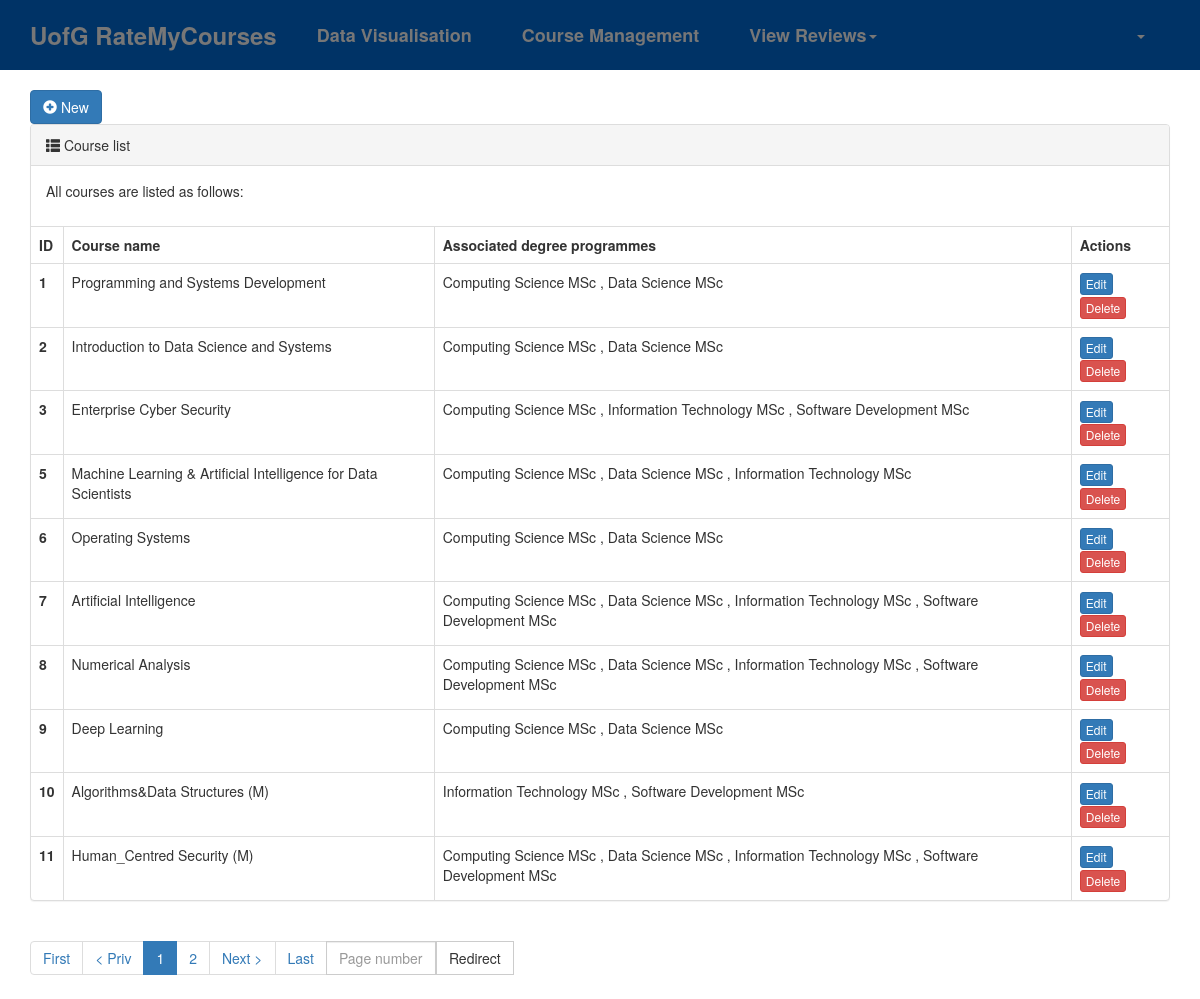
Page /course-management/ (signed in) on the committed database.
### rmc/models.py (models this page shows, shortened)
class Course(models.Model):
    name = models.CharField(verbose_name="Name", max_length=64)
    associated_degree_programmes = models.ManyToManyField(to="DegreeProgramme", related_name="degree_programme_courses")

class DegreeProgramme(models.Model):
    name = models.CharField(verbose_name="Degree programme name", max_length=32, unique=True)
    level_choices = (
        (1, "Undergraduate"),
        (2, "Postgraduate"),
    )
    level = models.SmallIntegerField(verbose_name="Level", choices=level_choices)

### rmc/views/staff.py (the view)
# urls.py: path("course-management/", staff.course_management),
def course_management(request):
    courses = models.Course.objects.prefetch_related("associated_degree_programmes").all()
    pagination_object = Pagination(request, courses)
    contents = {
        "queryset": pagination_object.queryset_page,
        "tpl_pagination_navbar": pagination_object.tpl(),
    }
    return render(request, "course-management.html", contents)

### rmc/templates/course-management.html
{% extends "layout.html" %}
{% block content %}
    <div class="container">
        <div class="new-btn-area">
            <a class="btn btn-primary" href="/course-add/">
                <span class="glyphicon glyphicon-plus-sign" aria-hidden="true"></span>
                New
            </a>
        </div>
        <div>
            <div class="panel panel-default">
                <div class="panel-heading">
                    <span class="glyphicon glyphicon-th-list" aria-hidden="true"></span>
                    Course list
                </div>
                <div class="panel-body">
                    <p>All courses are listed as follows:</p>
                </div>
                <table class="table table-bordered">
                    <thead>
                    <tr>
                        <th>ID</th>
                        <th>Course name</th>
                        <th>Associated degree programmes</th>
                        <th>Actions</th>
                    </tr>
                    </thead>
                    <tbody>
                    {% for obj in queryset %}
                        <tr>
                            <th scope="row">{{ obj.id }}</th>
                            <td>{{ obj.name }}</td>
                            <td>
                                {% for degree_programme in obj.associated_degree_programmes.all %}
                                    {{ degree_programme.name }}
                                    {% if not forloop.last %}, {% endif %}
                                {% endfor %}
                            </td>
                            <td>
                                <a class="btn btn-primary btn-xs" href="/{{ obj.id }}/course-edit/">Edit</a>
                                <a class="btn btn-danger btn-xs"
                                   href="/{{ obj.id }}/course-delete/">Delete</a>
                            </td>
                        </tr>
                    {% endfor %}
                    </tbody>
                </table>
            </div>
        </div>
        <div class="clearfix">
            <ul class="pagination">
                {{ tpl_pagination_navbar }}
            </ul>
        </div>
    </div>
{% endblock %}

### rows in the picture
Course: id "1", name "Programming and Systems Development"
DegreeProgramme: name "Computing Science MSc"
DegreeProgramme: name "Data Science MSc"
Course: id "2", name "Introduction to Data Science and Systems"
Course: id "3", name "Enterprise Cyber Security"
DegreeProgramme: name "Information Technology MSc"
DegreeProgramme: name "Software Development MSc"
Course: id "5", name "Machine Learning & Artificial Intelligence for Data Scientists"
Course: id "6", name "Operating Systems"
Course: id "7", name "Artificial Intelligence"
Course: id "8", name "Numerical Analysis"
Course: id "9", name "Deep Learning"
Course: id "10", name "Algorithms&Data Structures (M)"
Course: id "11", name "Human_Centred Security (M)"
